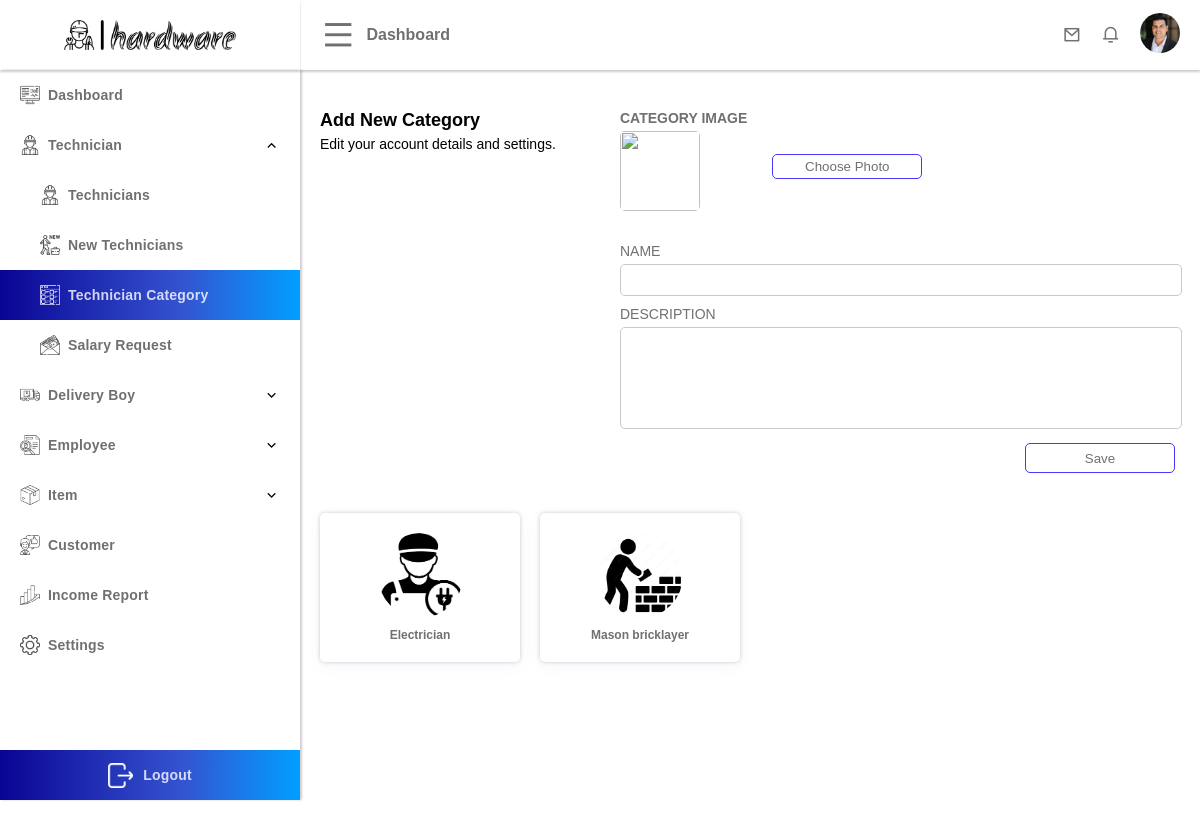
Page /public/admin/technician-category.php (signed in) on the committed database.
### tables this page shows
CREATE TABLE `user` (
  `user_id` int(50) NOT NULL,
  `first_name` varchar(100) NOT NULL,
  `last_name` varchar(100) NOT NULL,
  `email` varchar(200) NOT NULL,
  `phone_number` varchar(50) NOT NULL,
  `dob` varchar(255) NOT NULL,
  `house_no` varchar(50) NOT NULL,
  `state` varchar(50) NOT NULL,
  `city` varchar(50) NOT NULL,
  `account_type` varchar(50) NOT NULL,
  `profile_url` varchar(255) DEFAULT NULL,
  `password` varchar(255) NOT NULL,
  `security_question` int(11) DEFAULT NULL,
  `question_answer` varchar(255) DEFAULT NULL,
  `status` varchar(50) DEFAULT NULL,
  `activation_code` varchar(100) DEFAULT NULL,
  `latitude` varchar(50) DEFAULT NULL,
  `longitude` varchar(50) DEFAULT NULL
);

CREATE TABLE `technician_category` (
  `technician_category_id` int(11) NOT NULL,
  `name` varchar(50) NOT NULL,
  `description` varchar(255) NOT NULL,
  `image_url` varchar(255) NOT NULL
);

### template/user-data.php (called while the page is built, shortened)
<?php
if (isset($_SESSION['id'])) {
    if (!empty($_SESSION['id'])) {
        $user_user_id = $_SESSION['id'];
        $selectUserEmailQuery = "SELECT * FROM `user` WHERE `user_id`= '$user_user_id'";
        $resultUserEmail = $conn->query($selectUserEmailQuery);
        if ($resultUserEmail->num_rows > 0) {
            $userData = $resultUserEmail->fetch_assoc();
            $user_profile_url = $userData['profile_url'];
        }
    }
}

### public/admin/technician-category.php (the view, shortened to what this page needs)
<?php
include "../../config/database.php";
include "../../template/user-data.php";
?>
<!DOCTYPE html>
<html lang="en">
<head>
    <link rel="stylesheet" href="../assets/css/style.css">
    <link rel="stylesheet" href="../assets/css/dashboard-menu.css">
    <link rel="stylesheet" href="../assets/css/dashboard-nav.css">
    <link rel="stylesheet" href="../assets/css/dashboard-technician.css">
    <link rel="stylesheet" href="../assets/css/button.css">
    <link rel="stylesheet" href="../assets/css/card.css">
    <link rel="stylesheet" href="../assets/css/search.css">
    <link rel="stylesheet" href="../assets/css/input.css">
    <link rel="stylesheet" href="../assets/css/dashboard-profile.css">
    <link rel="stylesheet" href="../assets/css/dashboard-product.css">
    <link href="https://cdn.jsdelivr.net/npm/remixicon@4.0.0/fonts/remixicon.css" rel="stylesheet" />
    <?php
        include "../../config/database.php";
    ?>
</head>
<body>
    <div class="container">
        <?php
            include "../../template/dashboard-nav.php";
        ?>
        <aside class="active aside">
            <div class="menu">
            <?php
                include "../../template/dashboard-menu.php";
                ?>
                    <div class="menu-content">
                        <div class="menu-links">
                            <div class="menu-link-button ">
                                <a href="./index.php">
                                    <p><img src="../assets/images/ui/dashboard.png" alt="">Dashboard</p>
                                </a>
                            </div>
                            <div class="menu-link-button-2 active">
                                <div class="menu-link-button">
                                    <p><img src="../assets/images/ui/booking.png" alt="">Technician</p>
                                    <i class="ri-arrow-up-s-line"></i>
                                </div>
                                <div class="menu-hidden-list">
                                    <div class="menu-link-button menu-hidden-button">
                                        <a href="./technicians.php">
                                            <p><img src="../assets/images/ui/booking.png" alt="">Technicians</p>
                                        </a>
                                    </div>
                                    <div class="menu-link-button menu-hidden-button">
                                        <a href="./new-technician.php">
                                            <p><img src="../assets/images/ui/new technicians.png" alt="">New Technicians</p>
                                        </a>
                                    </div>
                                    <div class="menu-link-button menu-hidden-button active">
                                        <a href="./technician-category.php">
                                            <p><img src="../assets/images/ui/category.png" alt="">Technician Category</p>
                                        </a>
                                    </div>
                                    <div class="menu-link-button menu-hidden-button">
                                        <a href="./technician-salary-request.php">
                                            <p><img src="../assets/images/ui/salary-request.png" alt="">Salary Request</p>
                                        </a>
                                    </div>
                                </div>
                            </div>
                            <div class="menu-link-button-2">
                                <div class="menu-link-button">
                                    <p><img src="../assets/images/ui/delivery-boy.png" alt="">Delivery Boy</p>
                                    <i class="ri-arrow-down-s-line"></i>
                                </div>
                            </div>
                            <div class="menu-link-button-2">
                                <div class="menu-link-button">
                                    <p><img src="../assets/images/ui/employee.png" alt="">Employee</p>
                                    <i class="ri-arrow-down-s-line"></i>
                                </div>
                            </div>
                            <div class="menu-link-button-2">
                                <div class="menu-link-button">
                                    <p><img src="../assets/images/ui/item.png" alt="">Item</p>
                                    <i class="ri-arrow-down-s-line"></i>
                                </div>
                            </div>
                            <div class="menu-link-button">
                                <a href="./customers.php">
                                    <p><img src="../assets/images/ui/customer.png" alt="">Customer</p>
                                </a>
                            </div>
                            <div class="menu-link-button">
                                <a href="./income.php">
                                    <p><img src="../assets/images/ui/income.png" alt="">Income Report</p>
                                </a>
                            </div>
                            <div class="menu-link-button">
                                <a href="./settings.php">
                                    <p><img src="../assets/images/ui/Settings.png" alt="">Settings</p>
                                </a>
                            </div>
                        </div>
                        <div class="menu-logout">
                            <a href="../logout.php">
                                <p><img src="../assets/images/ui/Exit.png" alt="">Logout</p>
                            </a>
                        </div>
                    </div>
                </div>
        </aside>
        <section class="active section" style="padding-bottom: 60px">
            <div class="content margin-top-40">
                <form class="profile-content margin-top-20" method="POST" enctype="multipart/form-data">
                    <div class="profile-content-1">
                        <h1>Add New Category</h1>
                        <p>Edit your account details and settings.</p>
                    </div>
                    <div class="profile-content-2">
                        <div class="input-content">
                            <div class="profile-image">
                                <div class="profile-image-content-1">
                                    <h2>CATEGORY IMAGE</h2>
                                    <img src="./images/profile.jpg" alt="" id="preview-image">
                                </div>
                                <div class="profile-image-content-2">
                                    <input type="button" class="btn" value="Choose Photo" id="file-button" name="">
                                </div>
                            </div>
                            <div class="input-one-content">
                                <p>Name</p>
                                <input type="text" value="" name="name">
                            </div>
                            <div class="input-one-content">
                                <p>Description</p>
                                <textarea name="description" id="" cols="30" rows="10"></textarea>
                            </div>
                            <div class="right-button">
                                <input type="submit" value="Save" name="save">
                            </div>
                        </div>
                    </div>
                </form>
            </div>
            <div class="content margin-top-40">
                <div class="card-content  margin-top-40">
                    <div class="card-list">
                        <?php
                        $selectCashierQuery = "SELECT * FROM `technician_category` WHERE 1";
                        $result = $conn->query($selectCashierQuery);
                        if ($result && $result->num_rows > 0) {
                            while ($itemData = $result->fetch_assoc()) {
                                $catagory_id   = $itemData['technician_category_id'];
                                $name  = $itemData['name'];
                                $image_url = $itemData['image_url'];
                                echo '
                                        <a href="./technician-category-view.php?category_id='.$catagory_id.'" class="card">
                                           <div class="product-image">
                                               <img src="../assets/images/technician_category/' . $image_url . '" alt="">
                                           </div>
                                           <div class="product-name">
                                               <h3>' . $name . '</h3>
                                           </div>
                                       </a>
                                        ';
                            }
                        } else {
                            echo "No Category found.";
                        }
                        ?>
                    </div>
                </div>
            </div>
        </section>
    </div>
</body>
</html>

### template/dashboard-nav.php (shortened to what this page needs)
<?php
$this_profile_url = "";
if(isset($_SESSION['id']) && isset($_SESSION['account_type'])){
    if ($_SESSION['account_type'] == "customer") {
        $this_profile_url = "../assets/images/customer/".$user_profile_url;
    } else if ($_SESSION['account_type'] == "cashier") {
        $this_profile_url = "../assets/images/cashier/".$user_profile_url;
    } else if ($_SESSION['account_type'] == "technician") {
        $this_profile_url = "../assets/images/technician/".$user_profile_url;
    } else if ($_SESSION['account_type'] == "delivery_boy") {
        $this_profile_url = "../assets/images/delivery-boy/".$user_profile_url;
    } else if ($_SESSION['account_type'] == "admin") {
        $this_profile_url = "../assets/images/admin/".$user_profile_url;
    } else if ($_SESSION['account_type'] == "technical_team") {
        $this_profile_url = "../assets/images/technical_team/".$user_profile_url;
    }
}
?>
<!DOCTYPE html>
<html lang="en">
<head>
</head>
<body>
    <nav class="active nav">
        <div class="nav-content">
            <div class="nav-content-1">
                <i class="ri-menu-line " id="dashboard-menu-icon"></i>
                <p>Dashboard</p>
            </div>
            <div class="nav-content-2">
                <a href="./message.php">
                    <i class="ri-mail-line"></i>
                </a>
                <a href="">
                    <i class="ri-notification-3-line"></i>
                </a>
                <a href="./settings.php">
                    <img src="<?php echo $this_profile_url?>" alt="">
                </a>
            </div>
        </div>
    </nav>
</body>
</html>

### rows in the picture
user: profile_url (picture)
technician_category: image_url (picture), name "Electrician"
technician_category: image_url (picture), name "Mason bricklayer"
